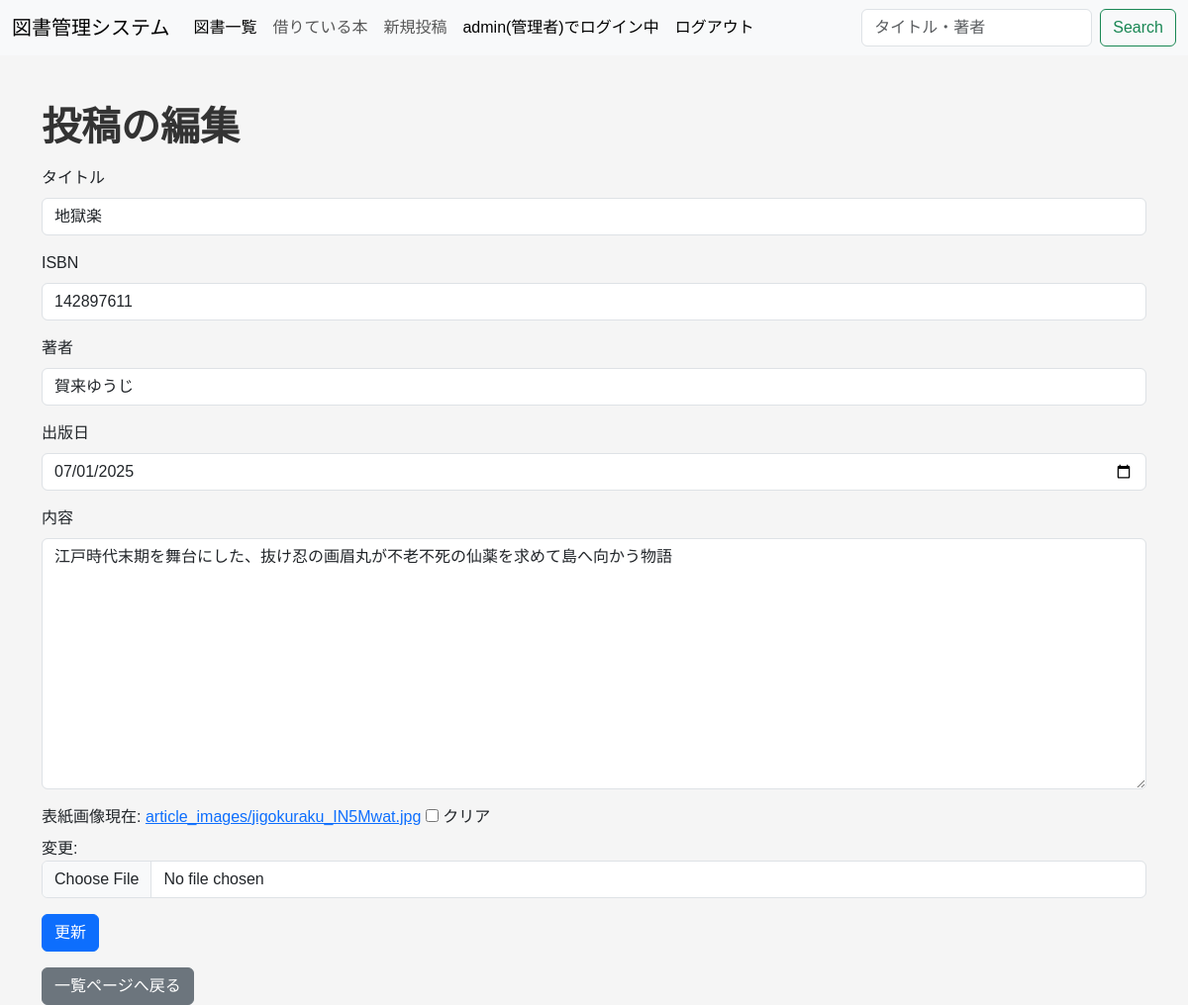
Page /library/2/update/ (signed in) on the committed database.
### library/models.py (models this page shows, shortened)
class Article(models.Model):
    title = models.CharField(verbose_name="タイトル", max_length=50)
    isbn = models.CharField(verbose_name="ISBN", max_length=50)
    author = models.CharField(verbose_name="著者", max_length=20)
    publicationday = models.DateField(verbose_name="出版日")
    content = models.TextField(verbose_name="内容")
    image = models.ImageField(verbose_name="表紙画像", upload_to='article_images/', blank=True, null=True)

### library/views.py (the view)
# urls.py: path('<int:pk>/update/', UpdateView.as_view(), name="update"),
class UpdateView(LoginRequiredMixin, generic.edit.UpdateView):
    model = Article
    template_name = 'library/create.html'
    fields = ['title', 'isbn', 'author', 'publicationday', 'content', 'image']
    def get_form(self, form_class=None):
        form = super().get_form(form_class)
        form.fields['publicationday'].widget = forms.DateInput(attrs={
            'type': 'date',
            'class': 'form-control'
        })
        return form
    def dispatch(self, request, *args, **kwargs):
        if not request.user.is_authenticated:
            return self.handle_no_permission()
        if request.user.username != 'admin':
            raise PermissionDenied('編集は管理者のみ可能です。')
        return super(UpdateView, self).dispatch(request, *args, **kwargs)

### templates/library/create.html (shortened to what this page needs)
{% extends "base.html" %}
{% load django_bootstrap5 %}
{% block content %}
<div class="mt-5">
    <h1 class="display-4 fw-bold">投稿の{{object|yesno:'編集,新規作成'}}</h1>
    <form action="" method="post" enctype="multipart/form-data">
        {% bootstrap_form form %}
        {% bootstrap_button button_type="submit" content=object|yesno:'更新,作成' size="md" %}
    </form>
    <div class="mt-3">
        <a href="{% url 'library:index'%}">{% bootstrap_button button_type="submit" button_class="btn-secondary" content="一覧ページへ戻る" size="md" %}</a>
    </div>
</div>
{% endblock %}

### templates/base.html (shortened to what this page needs)
{% load django_bootstrap5 %}
{% load static %}
<!DOCTYPE html>
<html lang="ja">
<head>
    {% bootstrap_css %}
    <link rel="stylesheet" href="{% static 'css/style.css' %}">
</head>
<body>
  <nav class="navbar navbar-expand-lg bg-body-tertiary">
    <div class="container-fluid">
      <a class="navbar-brand" href="{% url 'library:index' %}">図書管理システム</a>
      <div class="collapse navbar-collapse" id="navbarSupportedContent">
        <ul class="navbar-nav me-auto mb-2 mb-lg-0">
          <li class="nav-item">
            <a class="nav-link active" aria-current="page" href="{% url 'library:index' %}">図書一覧</a>
          </li>
          {% if user.is_authenticated %}
          <li class="nav-item">
            <a class="nav-link" href="{% url 'library:my_loans' %}">借りている本</a>
          </li>
          {% endif %}
          {% if user.is_authenticated and user.username == 'admin' %}
          <li class="nav-item">
            <a class="nav-link" href="{% url 'library:create' %}">新規投稿</a>
          </li>
          {% endif %}
          <li class="nav-item">
            {% if user.is_authenticated %}
              {% if user.username ==  'admin'%}
                <span class="nav-link active">{{ user }}(管理者)でログイン中</span>
              {% else %}
                <span class="nav-link active">{{ user }}でログイン中</span>
              {% endif %}
            {% endif %}
          </li>
          <li class="nav-item">
            {% if user.is_authenticated %}
             <a href="{% url 'logout' %}" class="nav-link active">ログアウト</a>
            {% else %}
             <a href="{% url 'login' %}" class="nav-link active">ログイン</a>
            {% endif %}
          </li>
        </ul>
        <form class="d-flex" role="search" method="get" action="{% url 'library:index' %}">
        <input class="form-control me-2" type="search" name="q" placeholder="タイトル・著者" aria-label="Search" value="{{ request.GET.q|default_if_none:'' }}">
          <button class="btn btn-outline-success" type="submit">Search</button>
        </form>
      </div>
    </div>
  </nav>
  <div class="container">
        {% block content %}
        {% endblock %}
  </div>
</body>
</html>

### static/css/style.css (style rules this page uses)
body { font-family: 'Hiragino Sans', 'ヒラギノ角ゴシック', 'Yu Gothic', 'メイリオ', sans-serif; background-color: #f5f5f5; margin: 0; }
nav { text-align: center; background-color: white; padding: 30px 40px; color: white; margin-bottom: 20px; }
nav form { display: inline-block; }
nav button { padding: 5px 10px; font-size: 16px; border: none; border-radius: 3px; background-color: #576668; color: white; cursor: pointer; }
h1 { color: #333 !important; font-size: 2.5rem !important; font-weight: 700 !important; margin-bottom: 1rem !important; }

### rows in the picture
Article: title "地獄楽", isbn "142897611", author "賀来ゆうじ", publicationday "07/01/2025", content "江戸時代末期を舞台にした、抜け忍の画眉丸が不老不死の仙薬を求めて島へ向かう物語"

### other values in the picture
{{ user }} "admin"
{{ object|yesno:'編集,新規作成' }} "編集"
